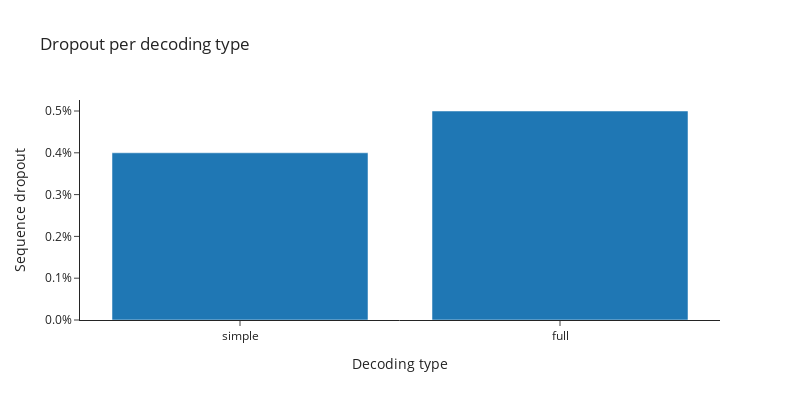

The notebook cell saved with this chart:
### Code cell
dropout = {}
for decoding in ['simple', 'full']:
    subpath = f'./{path}decoding_{decoding}/'
    dropout[decoding] = float(open(f'{subpath}/erasures.txt', 'r').readline())/n_sequences

px.bar(
    x=dropout.keys(),
    y=dropout.values(),
    labels={'x': 'Decoding type', 'y': 'Sequence dropout'},
    title='Dropout per decoding type',
    template='simple_white',
    width=800,
    height=400,
).update_yaxes(tickformat='1.1%')

### Figure 1 — Plotly figure (JSON) as saved in the notebook; plotly's stock layout.template omitted (floating-point values rounded to 4 significant figures)
{"data": [{"alignmentgroup": "True", "hovertemplate": "Decoding type=%{x}<br>Sequence dropout=%{y}<extra></extra>", "legendgroup": "", "marker": {"color": "#1F77B4", "pattern": {"shape": ""}}, "name": "", "offsetgroup": "", "orientation": "v", "showlegend": false, "textposition": "auto", "type": "bar", "x": ["simple", "full"], "xaxis": "x", "y": [0.004, 0.005], "yaxis": "y"}], "layout": {"barmode": "relative", "height": 400, "legend": {"tracegroupgap": 0}, "title": {"text": "Dropout per decoding type"}, "width": 800, "xaxis": {"anchor": "y", "domain": [0, 1], "title": {"text": "Decoding type"}}, "yaxis": {"anchor": "x", "domain": [0, 1], "tickformat": "1.1%", "title": {"text": "Sequence dropout"}}}}
